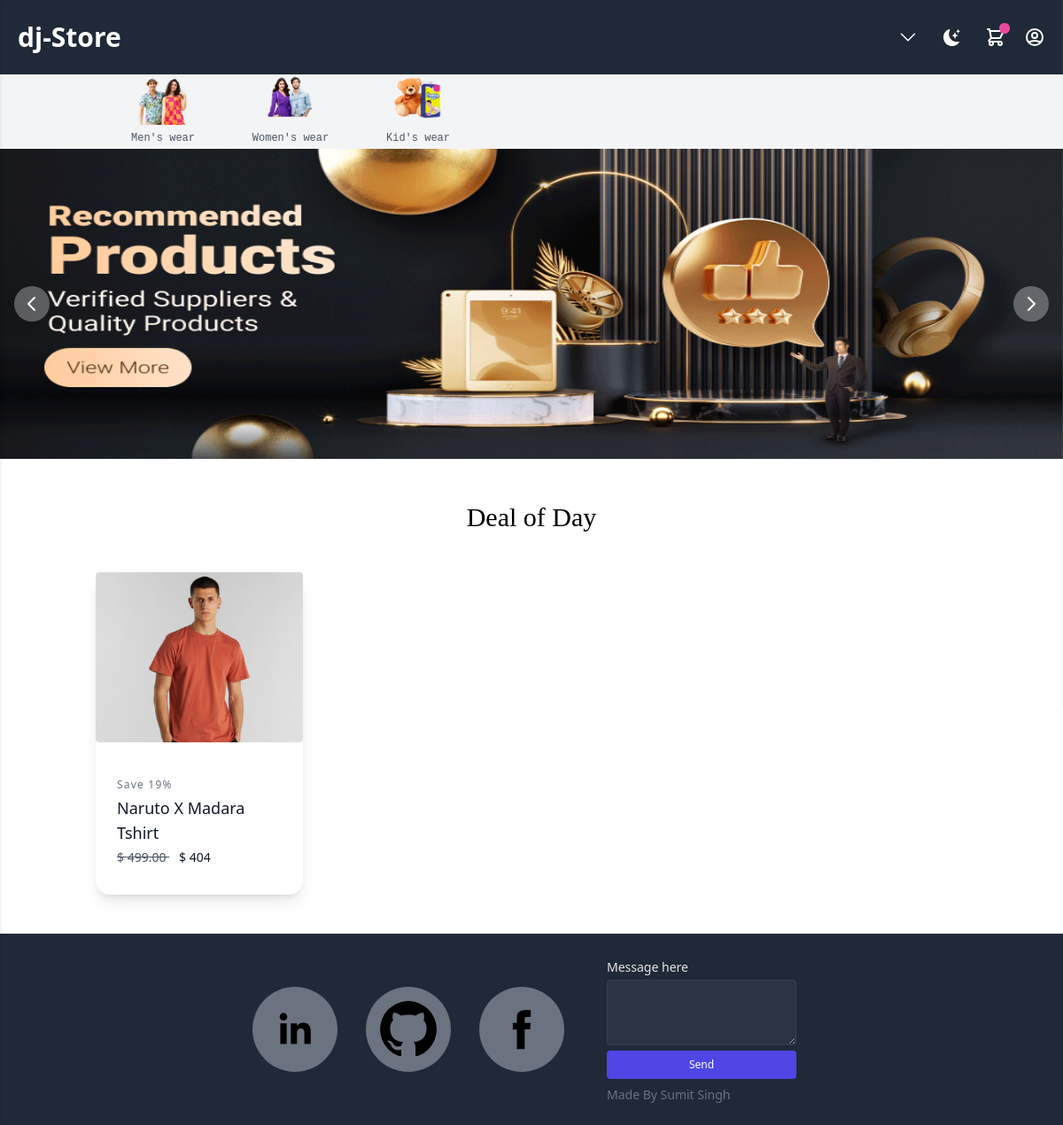
The page / on the database its author committed.
### app/models.py (models this page shows, shortened)
class Categories(models.Model):
    id = models.AutoField(primary_key=True)
    title = models.CharField(max_length=50, null=False, blank=False)
    slug = models.CharField(max_length=50, null=False,
                            blank=False, unique=True)
    thumbnail = models.ImageField(
        upload_to='categories/', null=False, blank=False)

class Slider(models.Model):
    id = models.AutoField(primary_key=True)
    image = models.ImageField(upload_to='slider/')

class DealOfDay(models.Model):
    id = models.AutoField(primary_key=True)
    product = models.ForeignKey(Product, on_delete=models.CASCADE)

class Product(models.Model):
    STATUS = (
        ('True', 'True'),
        ('False', 'False')
    )
    VARIANTS = (
        ('None', 'None'),
        ('Size', 'Size'),
        ('Color', 'Color'),
        ('Size-Color', 'Size-Color')
    )
    id = models.AutoField(primary_key=True)
    subcategoryvariant = models.ForeignKey(
        SubCategoriesVariant, on_delete=models.CASCADE, null=True, blank=True)
    title = models.CharField(max_length=200)
    brand = models.CharField(max_length=200)
    keywords = models.CharField(max_length=200)
    description = models.TextField()
    price = models.DecimalField(max_digits=10, decimal_places=2, default=0)
    discount = models.IntegerField(default=0)
    quantity = models.IntegerField(default=1)
    detail = RichTextField(null=False, blank=False)
    color = models.ForeignKey(
        Color, on_delete=models.CASCADE, null=True, blank=True, default=None)
    size = models.ForeignKey(
        Size, on_delete=models.CASCADE, null=True, blank=True, default=None)
    slug = models.SlugField(null=False, blank=False, unique=True)
    variant = models.CharField(max_length=20, choices=VARIANTS, default='None')
    status = models.CharField(max_length=10, choices=STATUS)
    created_at = models.DateTimeField(auto_now_add=True)
    updated_at = models.DateTimeField(auto_now_add=True)

class ProductVariant(models.Model):
    id = models.AutoField(primary_key=True)
    title = models.CharField(max_length=100, null=True, blank=True)
    product = models.ForeignKey(Product, on_delete=models.CASCADE)
    color = models.ForeignKey(
        Color, on_delete=models.CASCADE, null=True, blank=True)
    size = models.ForeignKey(
        Size, on_delete=models.CASCADE, null=True, blank=True)
    quantity = models.IntegerField(default=1)
    price = models.DecimalField(max_digits=12, decimal_places=2, default=0)
    discount = models.IntegerField(default=0)

class ProductVariantMedia(models.Model):
    id = models.AutoField(primary_key=True)
    product = models.ForeignKey(ProductVariant, on_delete=models.CASCADE)
    image = models.ImageField(
        upload_to='products/variants/', null=True, blank=True)

### app/views.py (the view)
# urls.py: path('', views.IndexView.as_view(), name='index'),
class IndexView(View):
    def get(self, request):
        context = {
            'sliders': Slider.objects.all(),
            'categories': Categories.objects.all(),
            'dealofday': DealOfDay.objects.all()
        }
        return render(self.request, template_name='index.html', context=context)

### app/templatetags/customfilters.py (called while the page is built)
@register.filter(name='cart')
def cart(user):
    return Cart.objects.filter(user=User(user.id))

@register.filter(name='sale_price')
def sale_price(original_price,discount):
    return floor(original_price - (original_price*discount/100))

@register.filter(name='total_payable_amount')
def total_payable_amount(cart):
    sum = 0
    for item in cart:
        if item.product_variant != None:
            sum += (item.product_variant.price - (item.product_variant.price * item.product_variant.discount/100)) * item.quantity
        else:
            sum += (item.product.price - (item.product.price * item.product.discount/100)) * item.quantity
    return floor(sum)

### app/templates/index.html (shortened to what this page needs)
{% extends "base.html" %}
{% load static %}
{% load customfilters %}
{% block content %}
<section class="bg-white dark:bg-gray-900">
  <div id="controls-carousel" class="relative" data-carousel="static">
    <div class="relative overflow-hidden banner-image">
      {% for slider in sliders %}
      <div
        class="{% if forloop.counter != 1 %} -translate-x-full {% else %} translate-x-100 {% endif %}"
        id="carousel-{{ forloop.counter }}"
      >
        <img
          src="{{ slider.image.url }}"
          class="absolute block w-full h-full -translate-x-1/2 -translate-y-1/2 top-1/2 left-1/2"
          alt="..."
        />
      </div>
      <button
        type="button "
        onclick="handleCarousel('{{ forloop.counter }}','{{ sliders|length }}','decrease')"
        class="{% if forloop.counter != 1 %} invisible {% else %} visible{% endif %} absolute top-0 left-0 z-30 flex items-center justify-center h-full px-4 cursor-pointer group focus:outline-none"
        id="prev-btn-{{ forloop.counter }}"
      >
        <span
          class="banner-btn inline-flex items-center justify-center rounded-full bg-white/30 dark:bg-gray-900/30 group-hover:bg-white/50 dark:group-hover:bg-gray-800/60 group-focus:ring-4 group-focus:ring-white dark:group-focus:ring-gray-800/70 group-focus:outline-none"
        >
          <svg
            aria-hidden="true"
            class="w-6 h-6 text-white dark:text-white"
            fill="none"
            stroke="currentColor"
            viewBox="0 0 24 24"
            xmlns="http://www.w3.org/2000/svg"
          >
            <path
              stroke-linecap="round"
              stroke-linejoin="round"
              stroke-width="2"
              d="M15 19l-7-7 7-7"
            />
          </svg>
        </span>
      </button>
      <button
        type="button"
        onclick="handleCarousel('{{ forloop.counter }}','{{ sliders|length }}','increase')"
        class="{% if forloop.counter != 1 %} invisible {% else %} visible {% endif %} absolute top-0 right-0 z-30 flex items-center justify-center h-full px-4 cursor-pointer group focus:outline-none"
        id="next-btn-{{ forloop.counter }}"
      >
        <span
          class="banner-btn inline-flex items-center justify-center rounded-full bg-white/30 dark:bg-gray-900/30 group-hover:bg-white/50 dark:group-hover:bg-gray-800/60 group-focus:ring-4 group-focus:ring-white dark:group-focus:ring-gray-800/70 group-focus:outline-none"
        >
          <svg
            aria-hidden="true"
            class="w-6 h-6 text-white dark:text-white"
            fill="none"
            stroke="currentColor"
            viewBox="0 0 24 24"
            xmlns="http://www.w3.org/2000/svg"
          >
            <path
              stroke-linecap="round"
              stroke-linejoin="round"
              stroke-width="2"
              d="M9 5l7 7-7 7"
            />
          </svg>
        </span>
      </button>
      {% endfor %}
    </div>
  </div>
  <h2 class="text-3xl font-serif text-center pt-12 pb-6 dark:text-white">
    Deal of Day
  </h2>
  <div class="text-gray-600 body-font mb-6">
    <div class="container px-1 sm:px-5 py-5 mx-auto">
      <div class="grid grid-cols-2 md:grid-cols-3 lg:grid-cols-4 gap-4 justify-center">
        {% for trend in dealofday %}
          {% if trend.product.variant != 'None' %}
          <div class="dark:bg-slate-800 shadow-lg rounded-2xl">
            <div class="h-full overflow-hidden">
              <a
                class="block relative h-44 sm:h-48 rounded overflow-hidden"
                href="{% url 'product_detail' trend.product.id trend.product.slug %}"
              >
                <img
                  alt="ecommerce"
                  class="object-center block w-full h-auto"
                  src="{{ trend.product.productvariant_set.all.first.productvariantmedia_set.all.first.image.url }}"
                />
              </a>
              <a
                href="{% url 'product_detail' trend.product.id trend.product.slug %}"
              >
                <div class="p-2 sm:mt-4 md:p-6">
                  <h3
                    class="text-gray-500 text-xs tracking-widest title-font mb-1 text-gray-400 dark:text-lime-400"
                  >
                    Save {{ trend.product.productvariant_set.all.first.discount }}%
                  </h3>
                  <h2
                  class="text-gray-900 title-font text:sm sm:text-lg font-medium dark:text-zinc-200"
                  >
                    {{ trend.product.title }}
                  </h2>
                  <p class="mt-1 mb-2 text-sm md:text-md">
                    <span class="line-through dark:text-zinc-400">
                      $ {{ trend.product.productvariant_set.all.first.price }}
                    </span>
                    <span class="text-gray-900 dark:text-zinc-200">
                      $ {{ trend.product.productvariant_set.all.first.price|sale_price:trend.product.productvariant_set.all.first.discount }}
                    </span>
                  </p>
                </div>
              </a>
            </div>
          </div>
          {% endif %}
        {% endfor %}
      </div>
    </div>
  </div>
  {% include 'footer.html' %}
</section>
{% endblock %}

### app/templates/base.html (shortened to what this page needs)
{% load tailwind_tags %} {% load static %}
<!DOCTYPE html>
<html lang="en">
<head>
  {% tailwind_css %}
  <link rel="stylesheet" href="{% static 'css/globals.css' %}" />
</head>
<body>
  {% include 'nav.html' %} {% block content %} {% endblock content %}
</body>
</html>

### app/templates/cart.html (shortened to what this page needs)
{% load customfilters %} {% load static %}

### app/templates/nav.html (shortened to what this page needs)
{% load customfilters %} {% block nav %}
<div>
  <section class="relative mx-auto">
    <nav class="flex justify-between bg-gray-800 text-white w-screen">
      <div class="px-5 xl:px-12 py-6 flex w-full items-center">
        <a class="text-3xl font-bold font-heading" href="/"> dj-Store </a>
        <div class="hidden md:block md:flex items-center space-x-5 items-center">
          <a class="hover:text-gray-200" href="#" onclick="showDropDown(event)">
            <svg
              xmlns="http://www.w3.org/2000/svg"
              fill="none"
              viewBox="0 0 24 24"
              stroke-width="1.5"
              stroke="currentColor"
              class="w-6 h-6"
            >
              <path
                stroke-linecap="round"
                stroke-linejoin="round"
                d="M19.5 8.25l-7.5 7.5-7.5-7.5"
              />
            </svg>
          </a>
        </div>
        <a onclick="switchTheme()">
        </a>
        <a
          class="flex items-center hover:text-gray-200 cursor-pointer"
          onclick="showCart(event)"
        >
          <span class="flex absolute -mt-5 ml-4">
            <span class="relative inline-flex rounded-full h-3 w-3 bg-pink-500">
            </span>
          </span>
        </a>
        <a
          class="flex items-center hover:text-gray-200"
          href="{% url 'profile' %}"
        >
        </a>
      </div>
    </nav>
  </section>
</div>
<div
  class="menu-bar md:px-28 bg-gray-100 dark:bg-gray-700 {% if categories == None %} hidden {% endif %}"
  style="height: 84px"
>
  <ul class="flex overflow-scroll">
    {% for category in categories %}
    <li class="group">
      <div
        onclick="showMegaMenu('{{ forloop.counter }}')"
        class="w-32 md:w-36 flex flex-col justify-center md:hover:bg-gray-200 text-gray-600 dark:text-zinc-200 dark:md:hover:text-gray-900 items-center cursor-pointer"
        style="height:84px;"
      >
      <div style="margin-bottom:6px;">
        <img
          src="{{ category.thumbnail.url }}"
          alt=""
          style="display: block; height: 60px; width: 60px; margin: auto"
        />
        <small class="font-mono text-xs "
          >{{ category.title }}</small
        >
        </div>
      </div>
    </li>
    {% endfor %}
  </ul>
</div>
{% endblock %}

### app/templates/footer.html (shortened to what this page needs)
{% block footer %}
<footer class="text-zinc-200 bg-gray-800 body-font">
  <div class="container px-5 py-6 mx-auto">
    <div
      class="flex gap-8 flex-wrap md:text-left justify-center items-center text-center order-first"
    >
      <div class="flex gap-8">
        <div class="flex justify-center items-center">
          <a
            href="https://www.linkedin.com/in/sumit-singh-194a05224/"
            class="icon linkedin"
            title="LinkedIn"
          >
          </a>
        </div>
        <div class="flex justify-center items-center">
          <a
            href="https://github.com/sumit-1196"
            class="icon github"
            title="GitHub"
          >
          </a>
        </div>
        <div class="flex justify-center items-center">
          <a
            href="https://www.facebook.com/profile.php?id=100024256338351"
            class="icon facebook"
            title="Facebook"
          >
          </a>
        </div>
      </div>
      <div class="lg:w-1/4 md:w-1/2 w-full md:px-4">
        <div
          class="flex xl:flex-nowrap md:flex-nowrap lg:flex-wrap flex-wrap justify-center items-end md:justify-start"
        >
          <div class="relative w-full sm:w-auto xl:mr-4 lg:mr-0 sm:mr-4 mr-2">
            <label for="footer-field" class="leading-7 text-sm text-zinc-200"
              >Message here</label
            >
            <textarea
              id="footer-field"
              name="footer-field"
              class="w-full text-zinc-200 bg-gray-700 bg-opacity-50 rounded border border-gray-700 focus:bg-transparent focus:ring-2 focus:ring-indigo-200 focus:border-indigo-500 text-base outline-none text-gray-500 py-1 px-3 leading-8 transition-colors duration-200 ease-in-out"
            >
            </textarea>
            <button
              class="text-xs w-full text-white bg-indigo-600 border-0 py-2 px-6 focus:outline-none hover:bg-indigo-700 rounded"
            >
              Send
            </button>
          </div>
        </div>
        <p class="text-gray-500 text-sm mt-2 md:text-left text-center">
          Made By Sumit Singh
        </p>
      </div>
    </div>
  </div>
</footer>
{% endblock %}

### static/css/globals.css (style rules this page uses)
body { overflow-x: hidden !important; }
.banner-image { height: 350px !important; }
.banner-btn { height: 40px !important; width: 40px !important; }

### app/templates/base.html (style rules this page uses)
* { -ms-overflow-style: none; scrollbar-width: none; }

### rows shown on the page
Categories: thumbnail (picture), title "Men's wear"
Categories: thumbnail (picture), title "Women's wear"
Categories: thumbnail (picture), title "Kid's wear"
Slider: image (picture)
DealOfDay: product.productvariant_set.all.first.productvariantmedia_set.all.first.image (picture), product.productvariant_set.all.first.discount "19", product "Naruto X Madara Tshirt", product.productvariant_set.all.first.price "499.00", product.productvariant_set.all.first.price|sale_price "404"
